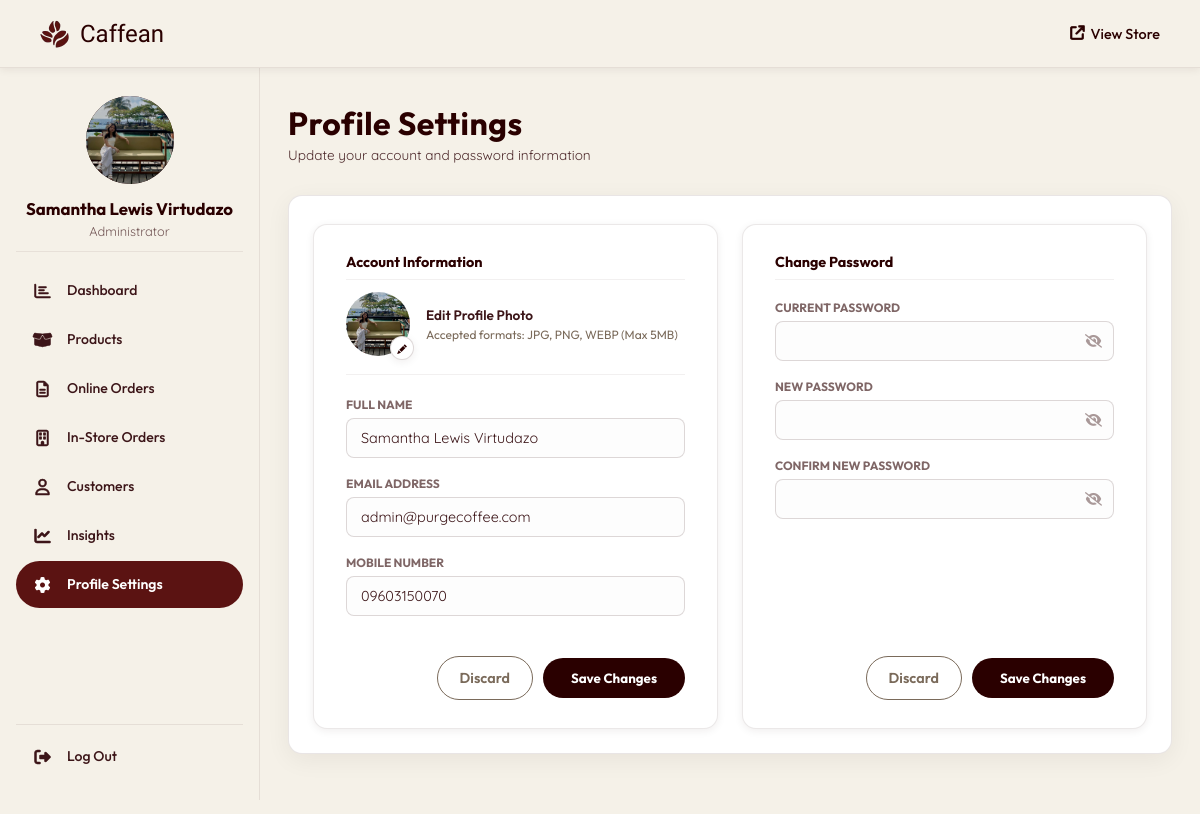
Screenshot of /admin/profile_settings.php (signed in) with the database file from the repository.
### tables this page shows
CREATE TABLE `users` (
  `user_id` int(11) NOT NULL,
  `full_name` varchar(100) NOT NULL,
  `email` varchar(100) NOT NULL,
  `mobile_number` varchar(15) DEFAULT NULL,
  `profile_image` varchar(255) DEFAULT NULL,
  `house_unit` varchar(100) DEFAULT NULL,
  `street_name` varchar(100) DEFAULT NULL,
  `barangay` varchar(100) DEFAULT NULL,
  `city_municipality` varchar(100) DEFAULT NULL,
  `province` varchar(100) DEFAULT NULL,
  `zip_code` varchar(10) DEFAULT NULL,
  `password` varchar(255) NOT NULL,
  `role` enum('admin','customer') DEFAULT 'customer',
  `created_at` timestamp NOT NULL DEFAULT current_timestamp()
);

### admin/profile_settings.php (the view, shortened to what this page needs)
<?php
require_once '../php/db_connection.php';
$user_id = (int)$_SESSION['user_id'];
$stmt = mysqli_prepare($conn,
    "SELECT full_name, email, mobile_number, profile_image FROM users WHERE user_id = ?");
mysqli_stmt_bind_param($stmt, 'i', $user_id);
mysqli_stmt_execute($stmt);
$admin = mysqli_fetch_assoc(mysqli_stmt_get_result($stmt));
$avatar_src = !empty($admin['profile_image'])
    ? BASE_URL . '/' . htmlspecialchars($admin['profile_image'])
    : '';
require 'includes/header.php';
?>
<div class="page-header">
  <div class="page-header-text">
    <h1>Profile Settings</h1>
    <p>Update your account and password information</p>
  </div>
</div>
<div class="ins-outer-frame">
  <div class="ps-settings-row">
    <div>
      <div class="ps-card">
        <p class="ps-section-hd">Account Information</p>
        <div class="ps-avatar-row">
          <div class="ps-avatar-wrap" id="psAvatarWrap"
               onclick="document.getElementById('psAvatarInput').click()" title="Edit profile photo">
            <?php if ($avatar_src): ?>
              <img src="<?= $avatar_src ?>" alt="Profile" class="ps-avatar-img" id="psAvatarPreview" />
            <?php else: ?>
              <div class="ps-avatar-initial" id="psAvatarInitial">
                <?= strtoupper(substr($admin['full_name'] ?? 'A', 0, 1)) ?>
              </div>
            <?php endif; ?>
            <div class="ps-avatar-pencil"><i class="bi bi-pencil-fill"></i></div>
          </div>
          <div class="ps-avatar-meta">
            <span class="ps-avatar-hint">Edit Profile Photo</span>
            <span class="ps-avatar-hint-sub">Accepted formats: JPG, PNG, WEBP (Max 5MB)</span>
          </div>
        </div>
        <form id="psInfoForm" onsubmit="saveInfoSection(event)">
          <div class="ps-form-grid">
            <div class="ps-field">
              <label>FULL NAME</label>
              <input type="text" name="full_name" id="ps-full-name"
                     value="<?= htmlspecialchars($admin['full_name'] ?? '') ?>" required />
            </div>
            <div class="ps-field">
              <label>EMAIL ADDRESS</label>
              <input type="email" name="email" id="ps-email"
                     value="<?= htmlspecialchars($admin['email'] ?? '') ?>" required />
            </div>
            <div class="ps-field full-width">
              <label>MOBILE NUMBER</label>
              <input type="tel" name="mobile_number" id="ps-mobile"
                     value="<?= htmlspecialchars($admin['mobile_number'] ?? '') ?>"
                     placeholder="+63 9XX XXX XXXX"
                     maxlength="16"
                     pattern="(\+63|0)[0-9]{10}"
                     title="Format: +63 9XX XXX XXXX or 09XXXXXXXXX" />
            </div>
          </div>
          <div class="ps-form-actions">
            <button type="button" class="ps-btn-discard" onclick="discardInfo()">Discard</button>
            <button type="submit" class="ps-btn-save" id="psInfoSaveBtn">Save Changes</button>
          </div>
        </form>
      </div>
    </div>
    <div>
      <div class="ps-card">
        <p class="ps-section-hd">Change Password</p>
        <form id="psPwForm" onsubmit="savePasswordSection(event)">
          <div class="ps-form-grid" style="margin-top: 8px;">
            <div class="ps-field">
              <label>CURRENT PASSWORD</label>
              <div class="ps-pw-wrap">
                <input type="password" name="current_password" id="ps-pw-cur" autocomplete="current-password" />
                <button type="button" class="ps-pw-toggle" onclick="togglePw('ps-pw-cur', this)" aria-label="Toggle visibility">
                  <i class="fas fa-eye-slash"></i>
                </button>
              </div>
            </div>
            <div class="ps-field">
              <label>NEW PASSWORD</label>
              <div class="ps-pw-wrap">
                <input type="password" name="new_password" id="ps-pw-new" autocomplete="new-password" />
                <button type="button" class="ps-pw-toggle" onclick="togglePw('ps-pw-new', this)" aria-label="Toggle visibility">
                  <i class="fas fa-eye-slash"></i>
                </button>
              </div>
            </div>
            <div class="ps-field full-width">
              <label>CONFIRM NEW PASSWORD</label>
              <div class="ps-pw-wrap">
                <input type="password" name="confirm_password" id="ps-pw-confirm" autocomplete="new-password" />
                <button type="button" class="ps-pw-toggle" onclick="togglePw('ps-pw-confirm', this)" aria-label="Toggle visibility">
                  <i class="fas fa-eye-slash"></i>
                </button>
              </div>
            </div>
          </div>
          <div class="ps-form-actions">
            <button type="button" class="ps-btn-discard" onclick="discardPassword()">Discard</button>
            <button type="submit" class="ps-btn-save" id="psPwSaveBtn">Save Changes</button>
          </div>
        </form>
      </div>
    </div>
  </div></div>
<?php require 'includes/footer.php'; ?>

### admin/includes/header.php (shortened to what this page needs)
<?php
$admin_name    = isset($_SESSION['full_name']) ? htmlspecialchars($_SESSION['full_name']) : 'Admin';
$admin_initial = strtoupper(substr($admin_name, 0, 1));
$current_page  = basename($_SERVER['PHP_SELF']);
$admin_avatar_src = '';
if (isset($_SESSION['user_id'])) {
    $a_stmt = mysqli_prepare($conn, "SELECT profile_image, email FROM users WHERE user_id = ?");
    mysqli_stmt_bind_param($a_stmt, 'i', $_SESSION['user_id']);
    mysqli_stmt_execute($a_stmt);
    $a_row = mysqli_fetch_assoc(mysqli_stmt_get_result($a_stmt));
    if (!empty($a_row['profile_image'])) {
        $admin_avatar_src = BASE_URL . '/' . htmlspecialchars($a_row['profile_image']);
    }
}
?>
<!DOCTYPE html>
<html lang="en">
<head>
  <link rel="stylesheet" href="<?= BASE_URL ?>/admin/assets/css/admin.css?v=<?= time() ?>" />
  <link rel="stylesheet" href="https://cdnjs.cloudflare.com/ajax/libs/font-awesome/6.4.0/css/all.min.css" />
  <link rel="stylesheet" href="https://cdn.jsdelivr.net/npm/bootstrap-icons@1.11.3/font/bootstrap-icons.min.css" />
</head>
<body>
  <nav class="admin-navbar">
    <div class="admin-nav-inner">
      <a href="<?= BASE_URL ?>/admin/dashboard.php" class="admin-brand">
        <img src="<?= BASE_URL ?>/images/coffee_beans_logo.png" alt="Caffean" />
        <span>Caffean</span>
      </a>
      <div class="nav-right">
        <a href="<?= BASE_URL ?>/" target="_blank" class="btn-ghost">
          <i class="fas fa-arrow-up-right-from-square"></i> View Store
        </a>
      </div>
    </div>
  </nav>
  <div class="admin-body">
    <aside class="admin-sidebar">
      <div class="admin-sidebar-profile">
        <div class="admin-avatar-wrap">
          <?php if ($admin_avatar_src): ?>
            <img src="<?= $admin_avatar_src ?>" alt="Profile" class="admin-sidebar-avatar" id="adminAvatarPreview" />
          <?php else: ?>
            <div class="admin-sidebar-avatar" id="adminAvatarInitial"><?= $admin_initial ?></div>
          <?php endif; ?>
        </div>
        <div class="admin-sidebar-info">
          <h2><?= $admin_name ?></h2>
          <p>Administrator</p>
        </div>
      </div>
      <ul class="sidebar-nav">
        <li>
          <a href="<?= BASE_URL ?>/admin/dashboard.php"
            <?= $current_page === 'dashboard.php' ? 'class="active"' : '' ?>>
            <span class="snav-icon">
              <i class="far fa-chart-bar snav-ic-out"></i>
            </span>
            <span class="snav-text">Dashboard</span>
          </a>
        </li>
        <li>
          <a href="<?= BASE_URL ?>/admin/products.php"
            <?= $current_page === 'products.php' ? 'class="active"' : '' ?>>
            <span class="snav-icon">
              <i class="fas fa-box-open snav-ic-out"></i>
            </span>
            <span class="snav-text">Products</span>
          </a>
        </li>
        <li>
          <a href="<?= BASE_URL ?>/admin/orders.php"
            <?= $current_page === 'orders.php' ? 'class="active"' : '' ?>>
            <span class="snav-icon">
              <i class="far fa-file-lines snav-ic-out"></i>
            </span>
            <span class="snav-text">Online Orders</span>
          </a>
        </li>
        <li>
          <a href="<?= BASE_URL ?>/admin/instore_orders.php"
            <?= $current_page === 'instore_orders.php' ? 'class="active"' : '' ?>>
            <span class="snav-icon">
              <i class="far fa-building snav-ic-out"></i>
            </span>
            <span class="snav-text">In-Store Orders</span>
          </a>
        </li>
        <li>
          <a href="<?= BASE_URL ?>/admin/customers.php"
            <?= $current_page === 'customers.php' ? 'class="active"' : '' ?>>
            <span class="snav-icon">
              <i class="far fa-user snav-ic-out"></i>
            </span>
            <span class="snav-text">Customers</span>
          </a>
        </li>
        <li>
          <a href="<?= BASE_URL ?>/admin/insights.php"
            <?= $current_page === 'insights.php' ? 'class="active"' : '' ?>>
            <span class="snav-icon">
              <i class="fas fa-chart-line snav-ic-out"></i>
            </span>
            <span class="snav-text">Insights</span>
          </a>
        </li>
        <li>
          <a href="<?= BASE_URL ?>/admin/profile_settings.php"
            <?= $current_page === 'profile_settings.php' ? 'class="active"' : '' ?>>
            <span class="snav-icon">
              <i class="fas fa-gear snav-ic-fill"></i>
            </span>
            <span class="snav-text">Profile Settings</span>
          </a>
        </li>
      </ul>
      <div class="sidebar-logout">
        <a href="<?= BASE_URL ?>/php/logout.php" class="sidebar-logout-btn">
          <span class="snav-icon">
            <i class="fas fa-right-from-bracket"></i>
          </span>
          <span class="snav-text">Log Out</span>
        </a>
      </div>
    </aside>
    <main class="admin-wrapper">

### rows the page displays
users: profile_image (picture), full_name "Samantha Lewis Virtudazo", email "admin@purgecoffee.com", mobile_number "09603150070"

### other values shown
$admin_name "Samantha Lewis Virtudazo"
